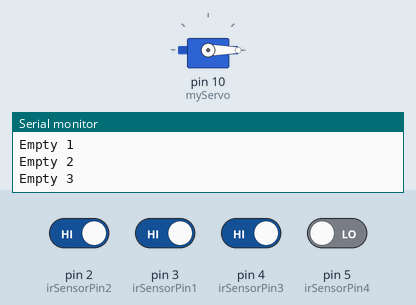
Bench run of a sketch on a simulated Arduino Uno, built with avr-gcc and run on an emulated ATmega328P. Shown: servo, the last lines printed to the serial monitor. The test bench sets the inputs (shaded band); at power-on: pin 2 (irSensorPin2), pin 3 (irSensorPin1), pin 4 (irSensorPin3) HIGH, pin 5 (irSensorPin4) LOW.

Above: at 6.0 s.
6.1 s: pin 5 (irSensorPin4) driven HIGH
At 9.05 s:
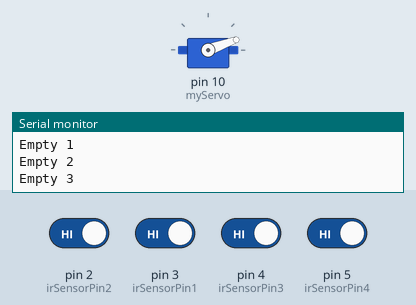
At 12.6 s:
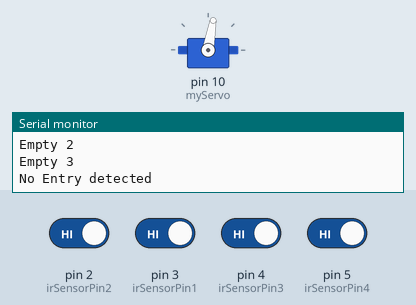
14.1 s: pin 5 (irSensorPin4) driven LOW
At 16.75 s:
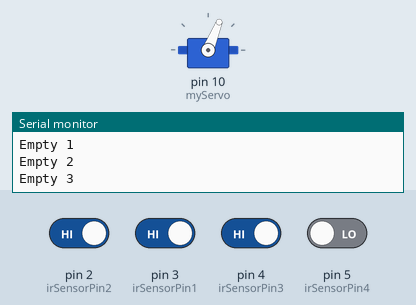
Timing chart, 0 to 21.0 s (numbered marks = the images above; inputs shaded):
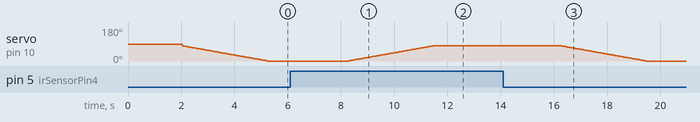

Measured:
- after the input at 6.1 s, servo on pin 10 (myServo): moves from 0° to 80° over 3.2 s, starting after 2.2 s
- after the input at 14.1 s, servo on pin 10 (myServo): moves from 80° to 0° over 3.2 s, starting after 2.2 s

The sketch:

parking.ino
```cpp
#include <SoftwareSerial.h>
#include <Servo.h>

// Define pin numbers for IR sensors
const int irSensorPin1 = 3;
const int irSensorPin2 = 2;
const int irSensorPin3 = 4;
const int irSensorPin4 = 5; //gate IR

// Define IR sensor values variable to store value of IR sensor state
int irSensorValue1;
int irSensorValue2;
int irSensorValue3;
int irSensorValue4; //gate IR

// Create instances of Servo and SoftwareSerial
Servo myServo;
SoftwareSerial bluetooth(8, 9); //bluetooth RX, TX

// Function prototypes
void checkAndSendSlotStatus(int irSensorValue, const char* slotName);

void setup() {
  Serial.begin(9600); // setting serial communication baud rate
  bluetooth.begin(38400); // setting bluetooth baud rate
  pinMode(irSensorPin4, INPUT); // IR sensor 4 pin as input (gate)
}

void loop() {
  // Read values of all four IR sensors which are connected to digital pins
  irSensorValue1 = digitalRead(irSensorPin1);
  irSensorValue2 = digitalRead(irSensorPin2);
  irSensorValue3 = digitalRead(irSensorPin3);
  irSensorValue4 = digitalRead(irSensorPin4);

  // Check and send status of each parking slot in real time
  checkAndSendSlotStatus(irSensorValue1, "1");
  checkAndSendSlotStatus(irSensorValue2, "2");
  checkAndSendSlotStatus(irSensorValue3, "3");

  // Check if obstacle is detected by IR sensor 4 i.e. gate
  if (irSensorValue4 == HIGH) {
    Serial.println("No Entry detected");
    bluetooth.println("No Entry detected");
  }
  else {
    Serial.println("Entry detected");
    bluetooth.println("Entry detected");

    myServo.attach(10); // Attach servo to control gate
    delay(2000);

    check(); //optional function call

    //open gate slowly
    for (int angle = 80; angle >= 0; angle--) {
      myServo.write(angle);
      delay(40);
    }

    //keep gate open until the vehicle is waiting at gate
    while (irSensorValue4 != HIGH) {
      irSensorValue4 = digitalRead(irSensorPin4); // Do nothing and keep checking irSensorValue4
      check();
      delay(100); // Adjust delay as needed
    }

    //close gate slowly
    delay(2000);
    for (int angle = 0; angle <= 80; angle++) {
      myServo.write(angle);
      delay(40);
    }
    myServo.detach(); // Detach servo to save power
  }

  check(); //optional function call
  delay(500); // refresh frequency (500 ms)

  // separator for every reading
  //Serial.println("________________________");
  bluetooth.println("________________________");

  // Receive messages from Bluetooth slave
  String receivedMessage = "";
  while (bluetooth.available() > 0) {
    char receivedChar = bluetooth.read();
    check(); //optional function call
    if (receivedChar == '\n') {
      Serial.print("Received from slave: ");
      Serial.println(receivedMessage);
      receivedMessage = "";
    }
    else {
      receivedMessage += receivedChar;
      Serial.print("Received from slave (else): ");
      Serial.println(receivedMessage);
    }
  }
}


// Function to check and send status of the parking slots and
// prints slot information in serial monitor which is then
// read by the python program running in the background
// and display information in the flask web app

void checkAndSendSlotStatus(int irSensorValue, const char* slotName) {
  if (irSensorValue == HIGH) {
    Serial.print("Empty ");
    Serial.println(slotName);

    bluetooth.print("Slot Empty at Slot ");
    bluetooth.println(slotName);
  }
  else {
    Serial.print("Parked ");
    Serial.println(slotName);

    bluetooth.print("Vehicle Parked at Slot ");
    bluetooth.println(slotName);
  }
}

//check for parking lot slot status
void check(){
  irSensorValue1 = digitalRead(irSensorPin1);
  irSensorValue2 = digitalRead(irSensorPin2);
  irSensorValue3 = digitalRead(irSensorPin3);

  checkAndSendSlotStatus(irSensorValue1, "1");
  checkAndSendSlotStatus(irSensorValue2, "2");
  checkAndSendSlotStatus(irSensorValue3, "3");
}
```
